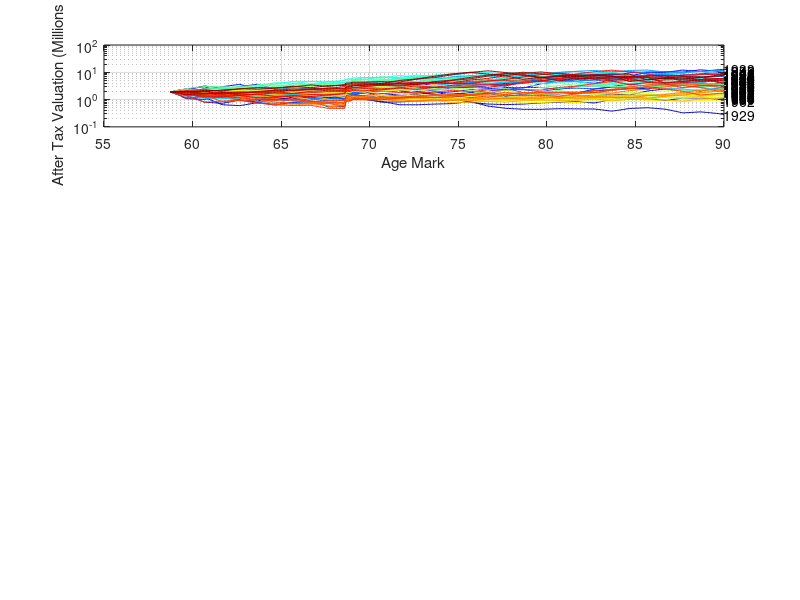

This figure's MATLAB source: (Note: this script raises an error after producing the figure.)
function RetirementSim
clear all;close all;fclose all;
format long;format compact;
maxAgeMark = 90;
HealthInsuranceCostEscalation_Pct = 5;
ManagementExpenses_Pct = 1;
%ScenarioName = 'Stay in Maryland Bunker';
ScenarioName = 'Bicoastal Life, Ruth passes at 100, Then Move to Washington';
% ScenarioName = 'Stay in Maryland Bunker, Ruth Passes at 100';
StartYearSandP = [1927:1983];
%StartYearSandP = [1929];

Net_PreTax(1) = 1243143;
Net_PostTax(1) = 951762; 
InitialValue_APL_HealthInsurance_Pre65 = 979;
InitialValue_APL_HealthInsurance_Post65 = 423;
SocialSecurityIncome_Mark = 1895;
SocialSecurityIncome_Carol = 1109;
CarolPensionIncome = 1445;
Year(1) = 2016;
Month(1) = 3;
AggregateTaxRateFed_Pct = 15;
    
    
% LongTermCareInsuranceCostTable = [...
% 2016 107
% 2017 116
% 2018 125
% EVENTS.CASH_ADDITION.Table = [...
% 2017	6  133000
% 2026	2  400000
% 3000    1   0
% ];
% 

[SandP_InflationCorrectedReturnTable] = loadSandP;

h1 = figure;
ncases = length(StartYearSandP);
colormap('jet');
cmap = colormap;
a1 = size(cmap,1);

p = 1;
while 1;
    p = p+1;
    Year(p) = Year(p-1);
    Month(p) = Month(p-1) + 1;
    if Month(p) == 13;
        Month(p) = 1;
        Year(p) = Year(p) + 1;
    end
    Age_Mark0 = Year(p) - 1957 + (Month(p) - 6)/12;
    if Age_Mark0 > maxAgeMark;
        p = p-1;
        break
    end;
end
pmax = p;
Month = Month(1:pmax);
Year = Year(1:pmax);
[EVENTS] = defineScenario(ScenarioName,Month,Year)
ElapsedTime_Yrs = Year - Year(1) + (Month - Month(1))/12;
Age_Mark = Year - 1957 + (Month - 6)/12;
Age_Carol = Year - 1957 + (Month - 5)/12;
Social_Security_Mark = SocialSecurityIncome_Mark*(Age_Mark >= 62);
Social_Security_Carol = SocialSecurityIncome_Carol*(Age_Carol >= 62);
SocialSecurityBeforeTax = Social_Security_Mark + Social_Security_Carol;
Health_Insurance_Mark = ...
    InitialValue_APL_HealthInsurance_Pre65/2*...
            (1 + HealthInsuranceCostEscalation_Pct/100).^floor(ElapsedTime_Yrs).*(Age_Mark <65) ...
  + InitialValue_APL_HealthInsurance_Post65/2*...
            (1 + HealthInsuranceCostEscalation_Pct/100).^floor(ElapsedTime_Yrs).*(Age_Mark >=65);
Health_Insurance_Carol = ...
    InitialValue_APL_HealthInsurance_Pre65/2*...
            (1 + HealthInsuranceCostEscalation_Pct/100).^floor(ElapsedTime_Yrs).*(Age_Carol <65) ...
  + InitialValue_APL_HealthInsurance_Post65/2*...
            (1 + HealthInsuranceCostEscalation_Pct/100).^floor(ElapsedTime_Yrs).*(Age_Carol >=65);
Health_Insurance = Health_Insurance_Mark + Health_Insurance_Carol;

TotalExpenses = Health_Insurance + EVENTS.ExpensesOtherThanHealthcare + EVENTS.CASH_EXPENSES.value;
AggregateTaxRateNormal_Pct = EVENTS.STATE_TAX.AggregateTaxRateStateNormal_Pct + AggregateTaxRateFed_Pct;
AggregateTaxRateRet_Pct = EVENTS.STATE_TAX.AggregateTaxRateStateRet_Pct + AggregateTaxRateFed_Pct;      
TotalAfterTaxIncome = SocialSecurityBeforeTax.*(1-0.85*AggregateTaxRateRet_Pct/100) + ...
                CarolPensionIncome*(1- AggregateTaxRateRet_Pct/100);  
AfterTAxWithdrawal = (TotalExpenses - TotalAfterTaxIncome);

for q = 1:ncases;
    p = 1;
 
    Net_Total_AFterTax(p,q) = Net_PreTax(p)*(1- AggregateTaxRateRet_Pct(p)/100) + Net_PostTax(p);

    for p = 2:pmax
        IndexYear(p) = StartYearSandP(q) + floor(ElapsedTime_Yrs(p));
        RateOfReturn_B4_tax_pct_yearly(p) = interp1(SandP_InflationCorrectedReturnTable(:,1),SandP_InflationCorrectedReturnTable(:,2),IndexYear(p));
        RateOfReturn_B4_tax(p) = (1 + RateOfReturn_B4_tax_pct_yearly(p)/100)^(1/12) - 1;
        if RateOfReturn_B4_tax(p) > 0;
            RateOfReturn_Post_tax(p) = RateOfReturn_B4_tax(p)*(1- AggregateTaxRateNormal_Pct(p)/100);
        else
            RateOfReturn_Post_tax(p) = RateOfReturn_B4_tax(p);
        end
        Net_PreTax(p) = Net_PreTax(p-1)*(1 + RateOfReturn_B4_tax(p))*(1-ManagementExpenses_Pct/1200);
        Net_PostTax(p) = Net_PostTax(p-1)*(1 + RateOfReturn_Post_tax(p))*(1-ManagementExpenses_Pct/1200) + ...
            EVENTS.CASH_ADDITION.value(p);
        
        % Withdraw Expenses
        if Net_PreTax(p) > AfterTAxWithdrawal(p)/(1- AggregateTaxRateRet_Pct(p)/100);
            % take from Pre tax
            Net_PreTax(p) = max(Net_PreTax(p) - AfterTAxWithdrawal(p)/(1- AggregateTaxRateRet_Pct(p)/100),0);
        elseif Net_PostTax(p) > AfterTAxWithdrawal(p);
            % take from Post tax
            Net_PostTax(p) = max(Net_PostTax(p) - AfterTAxWithdrawal(p),0);
        else
            Net_PreTax(p) = 0;
            Net_PostTax(p) = 0;
        end
        Net_Total_AFterTax(p,q) = Net_PreTax(p)*(1- AggregateTaxRateRet_Pct(p)/100) + Net_PostTax(p);
    end
    pmax = p;
    if ncases == 1;
        ndx = 1;
    else
        ndx = 1 + (q - 1)*(a1 - 1)/(ncases - 1);
    end
    for mm=1:3;color_here(mm) = interp1((1:a1)',cmap(:,mm),ndx);end
    figure(h1);
    subplot(4,1,1);
    if ncases > 1;
        semilogy(Age_Mark(1:pmax),Net_Total_AFterTax(1:pmax,q)/1.e6,'color',color_here);grid on; hold on;
    else
        plot(Age_Mark(1:pmax),Net_Total_AFterTax(1:pmax,q)/1.e6,'color',color_here);grid on; hold on;
    end    
    text(Age_Mark(pmax),Net_Total_AFterTax(pmax,q)/1.e6,sprintf('%4i',StartYearSandP(q)));
end
if ncases == 1
    figure(h1);
    subplot(4,1,1);plot(Age_Mark(1:pmax),Net_PreTax(1:pmax)/1.e6,'r');grid on; hold on;
    subplot(4,1,1);plot(Age_Mark(1:pmax),Net_PostTax(1:pmax)/1.e6,'m');grid on; hold on;
    legend('Total','PreTax','PostTax')
end
xlabel('Age Mark');
ylabel('After Tax Valuation (Millions $)');
title({...
       sprintf('Event Scenario =  %s',ScenarioName),...
       sprintf('Health Insurance Cost Escalation = %3.2f %s',HealthInsuranceCostEscalation_Pct,'%'),...
       sprintf('Expenses Other Than Health Care = %s%2.0f %','$',EVENTS.ExpensesOtherThanHealthcare),...
       sprintf('S&P Index STart Years = %4i:%4i %',StartYearSandP(1),StartYearSandP(ncases)),...
       sprintf('Management Fees = %3.3f %s',ManagementExpenses_Pct,'%'),...
       });
figure(h1);subplot(4,1,2);
semilogy(Age_Mark(2:pmax),TotalExpenses(2:pmax),'bo',Age_Mark(2:pmax),Health_Insurance(2:pmax),'ro');grid on; hold on;
semilogy(Age_Mark(2:pmax),TotalAfterTaxIncome(2:pmax),'mo',Age_Mark(2:pmax),AfterTAxWithdrawal(2:pmax),'g*',...
    Age_Mark(2:pmax),EVENTS.CASH_ADDITION.value(2:pmax),'ko',...
    Age_Mark(2:pmax),EVENTS.CASH_EXPENSES.value(2:pmax),'c*');grid on; hold on;
legend('total expenses','health ins','after tax income','total after tax withdrawal','Cash Addition','Cash Expenses');
figure(h1);subplot(4,1,3);
plot(Age_Mark(2:pmax),AggregateTaxRateNormal_Pct(2:pmax),'bo-',Age_Mark(2:pmax),AggregateTaxRateRet_Pct(2:pmax),'ro-');grid on; hold on;
legend('Normal Aggregate Tax Rate','Retirement Aggregate Tax Rate');
if ncases == 1;
    plot(Age_Mark(2:pmax),RateOfReturn_B4_tax_pct_yearly(2:pmax),'mo-')
    legend('Normal Aggregate Tax Rate','Retirement Aggregate Tax Rate','Rate of return');
end
figure(h1);subplot(4,1,4);
numberCasesDrawnDown(1:pmax) = sum(Net_Total_AFterTax < Net_Total_AFterTax(1,1),2);
plot(Age_Mark(1:pmax),numberCasesDrawnDown(1:pmax),'bo-');grid on; hold on;
numberCasesLessThan2M(1:pmax) = sum(Net_Total_AFterTax < 2e6,2);
plot(Age_Mark(1:pmax),numberCasesLessThan2M(1:pmax),'co-');grid on; hold on;
numberCasesLessThan1P5M(1:pmax) = sum(Net_Total_AFterTax < 1.5e6,2);
plot(Age_Mark(1:pmax),numberCasesLessThan1P5M(1:pmax),'go-');grid on; hold on;
numberCasesLessThan1M(1:pmax) = sum(Net_Total_AFterTax < 1e6,2);
plot(Age_Mark(1:pmax),numberCasesLessThan1M(1:pmax),'mo-');grid on; hold on;
numberCasesBusted(1:pmax) = sum(Net_Total_AFterTax ==0 ,2);
plot(Age_Mark(1:pmax),numberCasesBusted(1:pmax),'ro-');grid on; hold on;
xlabel('Age Mark');ylabel('Number of cases');
legend('Less than begin','Less than 2M','Less than 1.5M','Less than 1M','Busted')
end
%----------------------------------------------------------------------
function [EVENTS] = defineScenario(ScenarioName,Month,Year)
% EVENTS.STATE_TAX.AggregateTaxRateStateNormal_Pct =   [9,0,0];
% EVENTS.STATE_TAX.AggregateTaxRateStateRet_Pct =      [9,0,0];
% EVENTS.STATE_TAX.StartDates = [...
%     2016 1
%     2017 6
%     3000 1];
if strcmp(ScenarioName,'Stay in Maryland Bunker');
    EVENTS.STATE_TAX.Table = [...
        2016 1 9 9
        3000 1 9 9];  % Third column is normal aggregate rate, fouth is retirement aggregate rate

    EVENTS.CASH_ADDITION.Table = [...
        2017	6  0
        2026	2  0
        3000    1  0
        ];

    EVENTS.CASH_EXPENSES.Table = [...
    2016    11  0
    2017     4  0
    2017     11 0
    2018     4  0
    2018     11 0
    2019     4  0
    2019     11 0
    2020     4  0
    2020     11 0
    3000     1  0
    ];

    EVENTS.ExpensesOtherThanHealthcare = 5700;
elseif strcmp(ScenarioName,'Stay in Maryland Bunker, Ruth Passes at 100');
    EVENTS.STATE_TAX.Table = [...
        2016 1 9 9
        3000 1 9 9];  % Third column is normal aggregate rate, fouth is retirement aggregate rate

    EVENTS.CASH_ADDITION.Table = [...
        2017	6  0
        2026	2  400000
        3000    1  0
        ];

    EVENTS.CASH_EXPENSES.Table = [...
    2016    11  0
    2017     4  0
    2017     11 0
    2018     4  0
    2018     11 0
    2019     4  0
    2019     11 0
    2020     4  0
    2020     11 0
    3000     1  0
    ];

    EVENTS.ExpensesOtherThanHealthcare = 6800;

elseif strcmp(ScenarioName,'Bicoastal Life, Ruth passes at 100, Then Move to Washington');

    EVENTS.CASH_EXPENSES.Table = [...
    2016    11  62000
    3000     1   0
    ];

    EVENTS.CASH_ADDITION.Table = [...
    2026	2  400000
    2026	6  100000
    3000    1   0
    ];

    EVENTS.STATE_TAX.Table = [...
        2016 1 9 9
        2026 6 0 0];  % Third column is normal aggregate rate, fouth is retirement aggregate rate
    
    EVENTS.ExpensesOtherThanHealthcare = 7800;
else
    fprintf('Error: undefined scenario %s',ScenarioName)
    keyboard
end

for ii = 1:size(EVENTS.STATE_TAX.Table,1);
    elasped_time = -(EVENTS.STATE_TAX.Table(ii,1) - Year(:) + (EVENTS.STATE_TAX.Table(ii,2) - Month(:))/12);
    EVENTS.STATE_TAX.AggregateTaxRateStateNormal_Pct(elasped_time >= 0) = EVENTS.STATE_TAX.Table(ii,3);
    EVENTS.STATE_TAX.AggregateTaxRateStateRet_Pct(elasped_time >= 0) = EVENTS.STATE_TAX.Table(ii,3);
%     keyboard
end

pmax = length(Month);
EVENTS.CASH_EXPENSES.value(1:pmax) = 0;
for ii = 1:size(EVENTS.CASH_EXPENSES.Table,1);
    elasped_time = EVENTS.CASH_EXPENSES.Table(ii,1) - Year(:) + (EVENTS.CASH_EXPENSES.Table(ii,2) - Month(:))/12;
    EVENTS.CASH_EXPENSES.value(abs(elasped_time) <= 1.e-10) = EVENTS.CASH_EXPENSES.Table(ii,3);
end

EVENTS.CASH_ADDITION.value(1:pmax) = 0;
for ii = 1:size(EVENTS.CASH_ADDITION.Table,1);
    elasped_time = EVENTS.CASH_ADDITION.Table(ii,1) - Year(:) + (EVENTS.CASH_ADDITION.Table(ii,2) - Month(:))/12;
    EVENTS.CASH_ADDITION.value(abs(elasped_time) <= 1.e-10) = EVENTS.CASH_ADDITION.Table(ii,3);
end
% keyboard
end
%----------------------------------------------------------------------
function [SandP_InflationCorrectedReturnTable] = loadSandP

SandP_InflationCorrectedReturnTable = [...
1927	40.27
1928	49.30
1929	-9.99
1930	-17.44
1931	-38.47
1932	4.98
1933	55.60
1934	-9.38
1935	50.44
1936	30.66
1937	-34.00
1938	20.86
1939	2.98
1940	-9.56
1941	-17.30
1942	11.66
1943	20.05
1944	16.98
1945	36.29
1946	-25.55
1947	-5.77
1948	6.33
1949	18.42
1950	26.76
1951	16.13
1952	17.46
1953	-1.54
1954	57.16
1955	27.74
1956	3.30
1957	-11.85
1958	40.92
1959	9.69
1960	-2.07
1961	27.65
1962	-10.39
1963	21.05
1964	15.47
1965	10.33
1966	-13.36
1967	20.78
1968	6.03
1969	-13.96
1970	-1.87
1971	10.92
1972	15.23
1973	-21.83
1974	-34.97
1975	29.48
1976	18.44
1977	-13.57
1978	-2.39
1979	4.76
1980	17.99
1981	-13.08
1982	16.75
1983	18.63
1984	1.93
1985	27.40
1986	17.77
1987	1.20
1989	26.14
1990	-8.98
1991	27.06
1992	4.57
1993	7.22
1994	-1.45
1995	34.60
1996	19.10
1997	31.43
1998	26.69
1999	17.94
2000	-12.09
2001	-13.32
2002	-24.07
2003	26.35
2004	7.33
2005	1.33
2006	12.87
2007	1.34
2008	-37.28
2009	23.75
2010	13.14
2011	-0.87
2012	13.91
2013	30.50
2014	12.94];
end